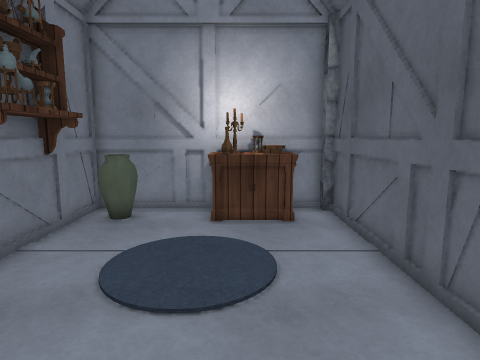
[1] (above)

12 first-person views from a walk through a 3-D level made in the Unity game engine. The camera is 1.2 m above the floor, tilts 8° down and sees 75° across. The floor is counted in squares, 0.5 m on a side. Each view is taken from the middle of a square. On the plan, view 1 faces up. The plan holds only what a view shows up to about 19 squares ahead; the rest is blank. Some surface patterns are stand-ins.

[2]
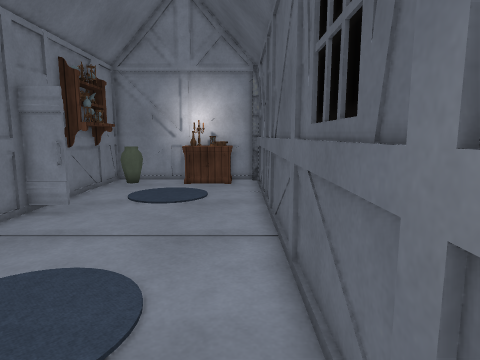

[3]
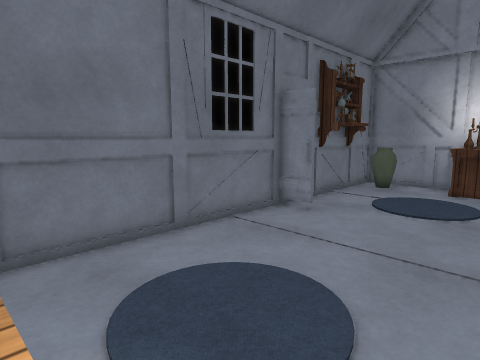

[4]
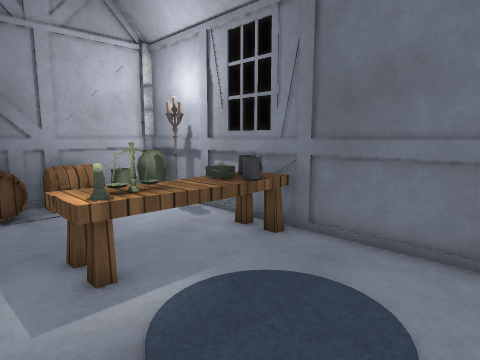

[5]
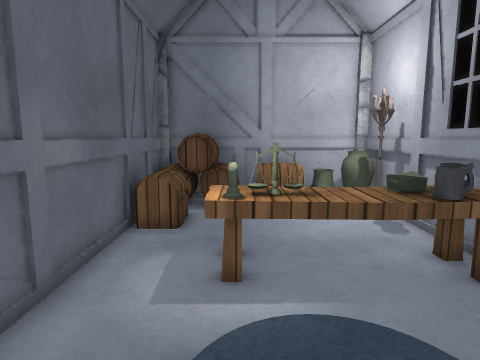

[6]
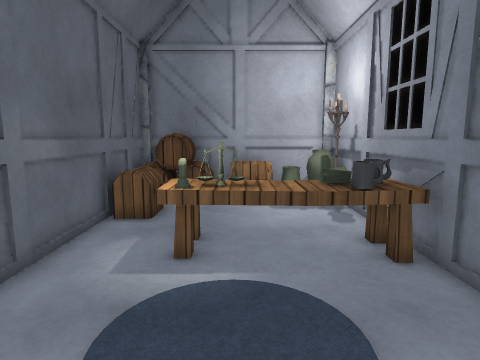

[7]
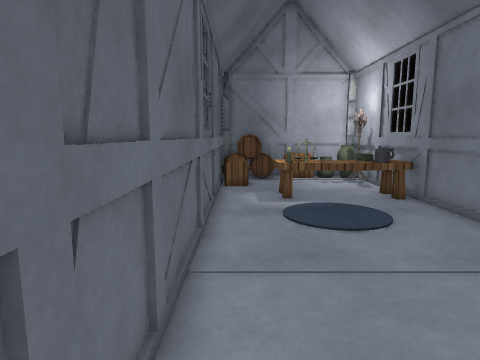

[8]
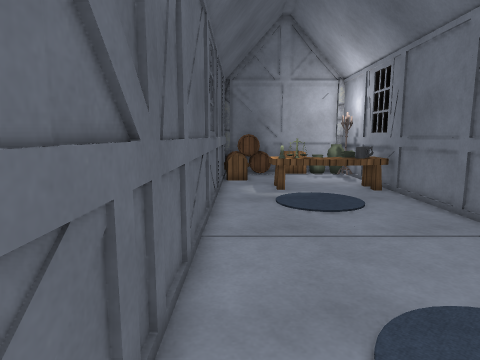

[9]
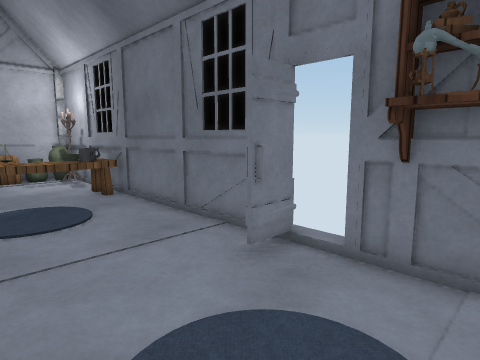

[10]
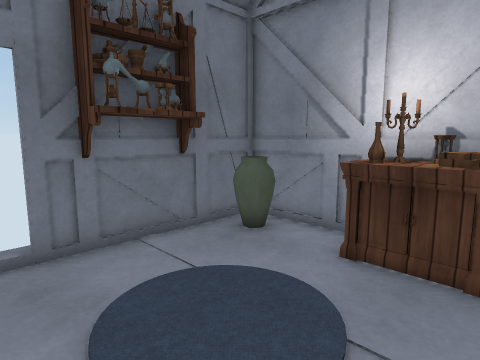

[11]
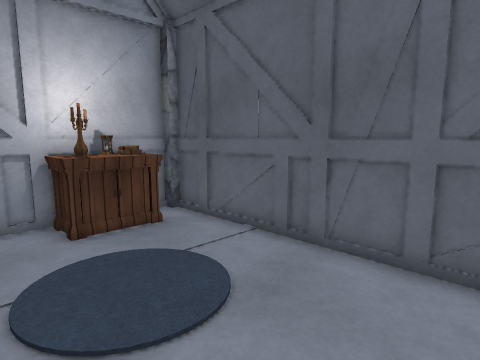

[12]
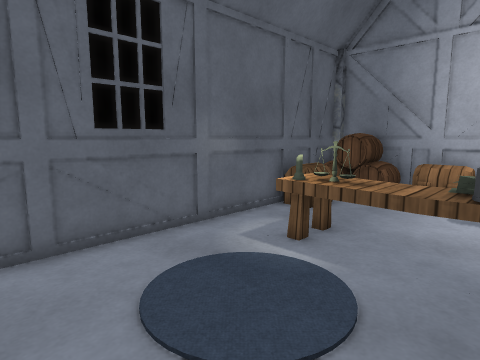

### Floor plan
Ten units are one square. View 1 is at (0, 0); x grows to the right and y downward. Boxes are objects, and circles mark ways between rooms. Rooms are numbered by the first view taken in them; rooms with no view inside come last. Other rooms are left out.
<svg viewBox="-55 -110 95 250">
<path fill="none" stroke="#000" d="M-35 -31 -35 -27 -48 -27 -48 115M-50 -29 -34 -29M-41 101 -40 106M-42 102 -40 105M30 115 30 -100M-4 -103 -48 -103 -48 -41M28 -103 14 -103M-30 131 25 131M-32 -95 -30 -89 -35 -85 -40 -88M-41 113 -36 116M-48 115 -48 130M-45 131 -30 131"/>
<rect x="-45" y="55" width="10" height="20" fill="#bbb"><title>other object</title></rect>
<rect x="-45" y="-85" width="10" height="40" fill="#bbb"><title>shelf</title></rect>
<rect x="-35" y="55" width="50" height="20" fill="#bbb"><title>other object</title></rect>
<rect x="-35" y="55" width="10" height="10" fill="#bbb"><title>other object</title></rect>
<rect x="-25" y="115" width="20" height="10" fill="#bbb"><title>chest</title></rect>
<rect x="-15" y="-105" width="40" height="20" fill="#bbb"><title>other object</title></rect>
<rect x="-5" y="105" width="10" height="20" fill="#bbb"><title>barrel</title></rect>
<rect x="-5" y="55" width="10" height="10" fill="#bbb"><title>candle</title></rect>
<rect x="5" y="105" width="10" height="20" fill="#bbb"><title>barrel</title></rect>
<rect x="15" y="105" width="20" height="20" fill="#bbb"><title>barrel</title></rect>
<rect x="15" y="85" width="10" height="20" fill="#bbb"><title>chest</title></rect>
<rect x="25" y="125" width="10" height="10" fill="#bbb"><title>rock</title></rect>
<text x="-10" y="10">1</text>
<text x="-40" y="120">2</text>
</svg>

Where each view was taken, in squares from view 1:
view 1: 0 up, 0 right, facing up
view 2: 7 down, 2 right, facing up
view 3: 6 down, 2 right, facing up-left
view 4: 1 down, 2 right, facing down-left
view 5: 1 down, 0 right, facing down
view 6: 0 up, 1 left, facing down
view 7: 6 up, 2 right, facing down
view 8: 8 up, 2 right, facing down
view 9: 7 up, 1 right, facing down-left
view 10: 3 up, 2 right, facing up-left
view 11: 1 up, 3 left, facing up-right
view 12: 0 up, 4 left, facing down-right
